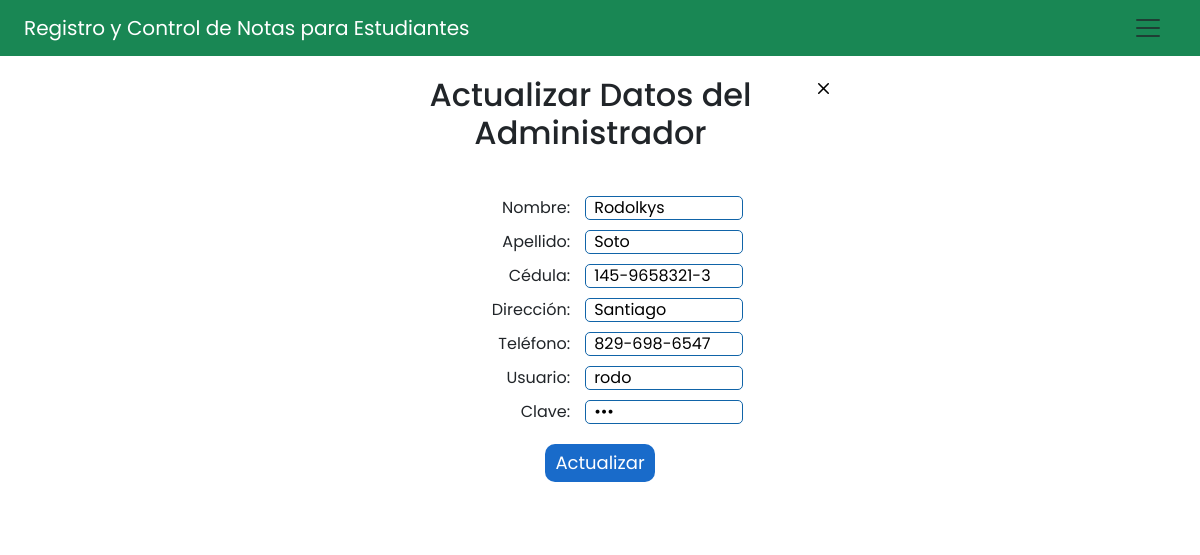
/app/modificarDatos_admin.php?id=1 (signed in), run on the app's committed database.
### tables this page shows
CREATE TABLE `administrador` (
  `idAdministrador` int(11) NOT NULL,
  `nomAdmin` varchar(25) NOT NULL,
  `apeAdmin` varchar(25) NOT NULL,
  `cedula` char(15) NOT NULL,
  `direccion` varchar(30) NOT NULL,
  `telAdmin` char(15) NOT NULL,
  `id_User` int(11) NOT NULL
);

CREATE TABLE `usuario` (
  `idUser` int(11) NOT NULL,
  `usuario` varchar(22) NOT NULL,
  `clave` varchar(22) NOT NULL,
  `id_Rol` int(11) NOT NULL
);

### app/modificarDatos_admin.php (the view, shortened to what this page needs)
<?php
include ("../inc/menu_administrador.php");
require_once ('../bd/conexion.php');
?>
<!DOCTYPE html>
<html lang="es">
  <head>
    <link rel="stylesheet" href="../styles.css">
        <link href="https://cdn.jsdelivr.net/npm/bootstrap@5.0.2/dist/css/bootstrap.min.css" rel="stylesheet">
        <link rel="stylesheet" type="text/css" href="https://cdn.datatables.net/v/bs5/dt-1.13.1/datatables.min.css"/>
    <link rel="stylesheet" href="../css/estilos.css">
  </head>
  <body class="fondo_sistema">
    <div class="form_registro">
      <div class="text_form">
        <div class="title_form">
          <h2>Actualizar Datos del Administrador</h2>
        </div>
        <div class="back_form">
          <a href="mostrar_datos_administrador.php"><img src="../assets/icons/x.svg" alt=""></a>
        </div>
      </div>
    <form action="procesar_actualizar_admin.php" method="post">
      <?php
          $id = $_GET["id"];
          $sql = "SELECT * FROM administrador AS a INNER JOIN usuario AS u ON a.id_User=u.idUser WHERE idAdministrador='$id'";
          $resultado = mysqli_query($conexion, $sql);
          While($mostrar = mysqli_fetch_assoc($resultado)) {
     ?>
      <div>
        <div class="control_form">
          <label class="registro_input label_form" for="nombre">Nombre:</label>
          <input class="registro_input input_form" type="text" name="nombre" placeholder="Nombre" value="<?php echo $mostrar['nomAdmin'] ?>" required pattern="[A-Za-zñíóúéá  ]{2,40}" title="Aquí solo se permite introducir letras">
        </div>
        <div class="control_form">
          <label class="registro_input label_form" for="apellido">Apellido:</label>
          <input class="registro_input input_form" type="text" name="apellido" placeholder="Apellidos"  value="<?php echo $mostrar['apeAdmin'] ?>" required pattern="[A-Za-zñíóúéá  ]{2,40}" title="Aquí solo se permite introducir letras">
        </div>
        <div class="control_form">
          <label class="registro_input label_form" for="cedula">Cédula:</label>
          <input class="registro_input input_form" type="text" name="cedula" placeholder="000-0000000-0"  value="<?php echo $mostrar['cedula'] ?>"  required pattern="[0-9--]{13,13}" title="Aquí solo se permite introducir números">
        </div>
        <div class="control_form">
          <label class="registro_input label_form" for="direccion">Dirección:</label>
          <input class="registro_input input_form" type="text" name="direccion" placeholder="Cuidad"  value="<?php echo $mostrar['direccion'] ?>" required pattern="[A-Za-zñíóúéá  ]{2,40}" title="Aquí solo se permite introducir letras">
        </div>
        <div class="control_form">
          <label class="registro_input label_form" for="telefono">Teléfono:</label>
          <input class="registro_input input_form" type="tel" name="telefono" placeholder="000-000-0000" value="<?php echo $mostrar['telAdmin'] ?>" required pattern="[0-9--]{10,15}" title="Aquí solo se permite introducir números">
        </div>
        <div class="control_form">
          <label class="registro_input label_form" for="usuario">Usuario:</label>
          <input class="registro_input input_form" type="text" name="usuario" placeholder="Usuario" value="<?php echo $mostrar['usuario'] ?>" required pattern="[A-Za-zñíóúéá0-9]{3,50}" title="No sobre salir del campo de caracteres '50'">
        </div>
        <div class="control_form">
          <label class="registro_input label_form" for="clave">Clave:</label>
          <input class="registro_input input_form" type="password" name="clave" placeholder="Clave" value="<?php echo $mostrar['clave'] ?>" required pattern="[A-Za-z0-9]{3,50}" title="No sobre salir del campo de caracteres '50'">
        </div>
        <div class="btn_form">
          <input class="buton_tabla" type="submit" value="Actualizar"/>
        </div>
        <?php
          }
        ?>
      </form>
    </div>
  </body>
</html>

### css/estilos.css (style rules this page uses)
:root { --color_blanco: #fff; --color_blanco2: #f3f3f3; --color_blanco3: #e6e6e6; --color_gris_claro: #8f8f8f; --color_gris: #28292d; --color_gris2: #202020; --color_gris_oscuro: #1c1c1c; --gris: #1b1b1b; --gris2: #1e1e1e; --color_negro: #000; --color_verde: #41c779; --verde_claro: #0CF538; --verde: #006400; --verde2: #008000; --color_azul: #1164A8; --color_rojo: #f00; }
* { margin: 0; padding: 0; box-sizing: border-box; font-family: 'Poppins', sans-serif; }
body { background-color: var(--color_blanco); }
img { max-width: 100%; }
.buton_tabla { background-color: #196BCA; color: #fff; font-size: 18px; padding: 9px 10px; border: 0px solid #000; border-radius: 10px; display: inline-flex; justify-content: center; align-items: center; }
.form_registro { background-color: var(--color_blanco); padding: 30px; width: 45%; margin: 30px auto; border-radius: 5px; }
.text_form { display: flex; padding-bottom: 30px; text-align: center; }
.title_form { flex-grow: 5; }
.control_form { display: flex; justify-content: center; margin-left: 55px; padding: 5px; width: 70%; }
.registro_input { display: flex; justify-content: end; width: 50%; }
.label_form { padding-right: 15px; }
.input_form { border: none; border: 1px solid var(--color_azul); border-radius: 5px; padding: 0.1rem 0.5rem; }
.btn_form { display: flex; justify-content: center; margin: 5px 0; padding: 10px; }

### data on the page
administrador: nombre "Rodolkys", apellido "Soto", cedula "145-9658321-3", direccion "Santiago", telefono "829-698-6547", usuario "rodo"
